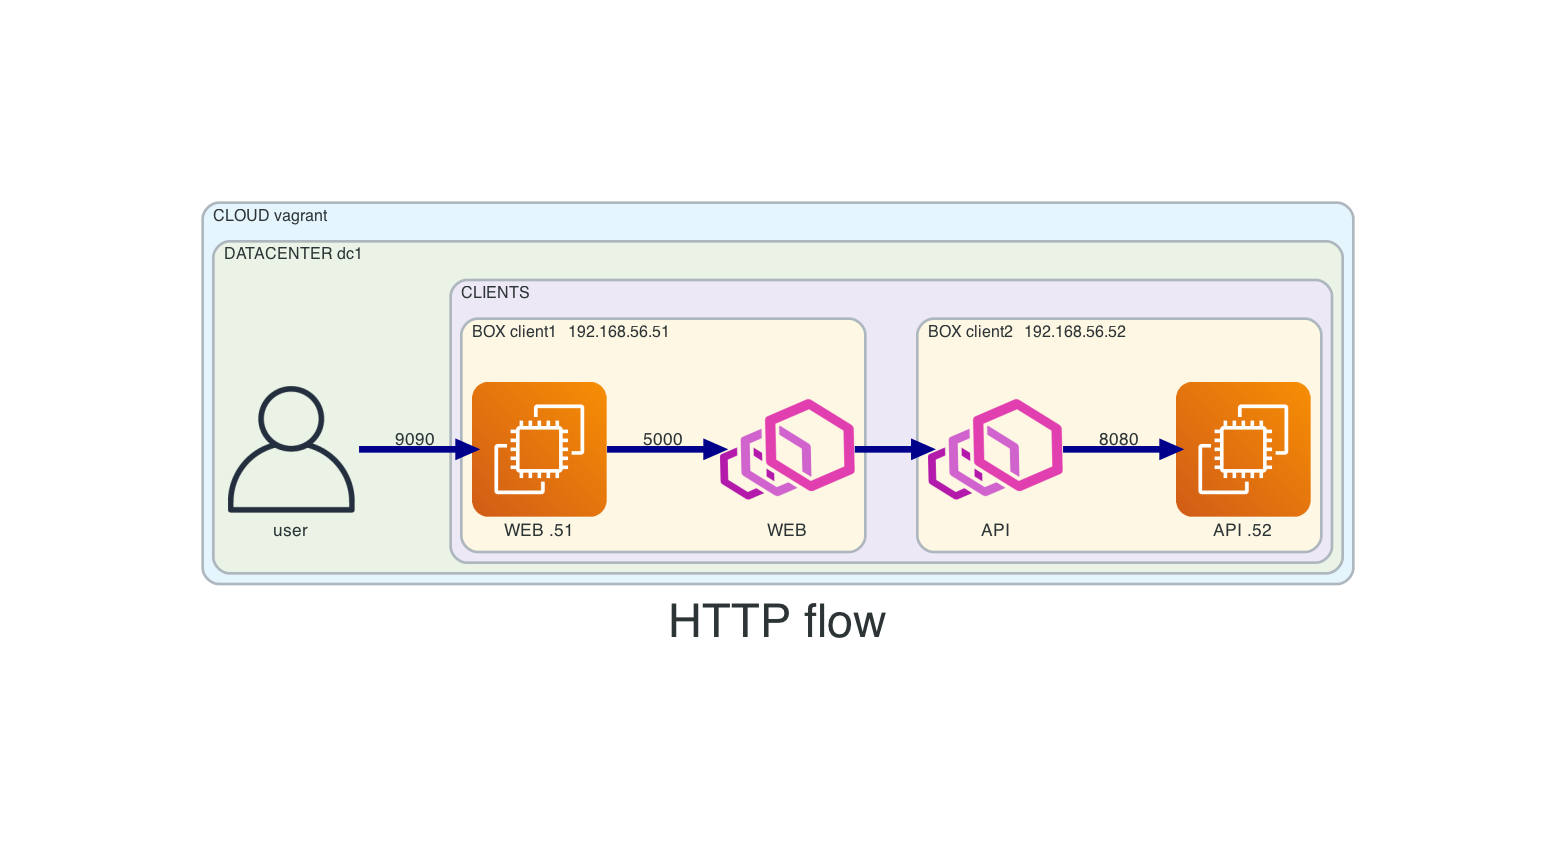

The script that drew this image:
# https://diagrams.mingrammer.com/docs/nodes/aws
# Reference https://github.com/mingrammer/diagrams/issues/17

from diagrams import Diagram, Cluster, Edge
from diagrams.aws.compute import EC2
from diagrams.onprem.client import User
from diagrams.onprem.network import Envoy

outformat="png"

graph_attr = {
    "layout":"dot",
    "compound":"true",
    "splines":"spline",
    "pencolor" : "blue",
    "penwidth" : "2.0",
    "bgcolor" : "white",
    "fontsize": "35",
    }

with Diagram("HTTP flow", filename="http-flow", direction="LR",outformat=outformat, graph_attr=graph_attr):
    with Cluster("CLOUD vagrant"):
        with Cluster("DATACENTER dc1"):
            user = User("user")
            with Cluster("CLIENTS"):
                with Cluster("BOX client1 \t192.168.56.51"):
                    envoy_client1 = Envoy("WEB")
                    worker_client1 = EC2("WEB .51")
                    worker_client1 - Edge(penwidth = "5", color = "darkblue", ltail = "cluster_SERVERS", lhead="cluster_BOX client1", minlen="1", label = "5000") >> envoy_client1

                with Cluster("BOX client2 \t192.168.56.52"):
                    envoy_client2 = Envoy("API")
                    worker_client2 = EC2("API .52")
                    envoy_client2 - Edge(penwidth = "5", color = "darkblue", ltail = "cluster_SERVERS", lhead="cluster_BOX client1", minlen="1", label = "8080") >> worker_client2
                
                
        # LINKS
        # if stop of the line passes cluster (doesn't work) try swap values between ltail and lhead
        user - Edge(penwidth = "5", color = "darkblue", ltail = "cluster_SERVERS", lhead="cluster_BOX client1", minlen="1", label = "9090") >> worker_client1
        envoy_client1 - Edge(penwidth = "5", color = "darkblue", ltail = "cluster_SERVERS", lhead="cluster_BOX client1", minlen="1") >> envoy_client2
